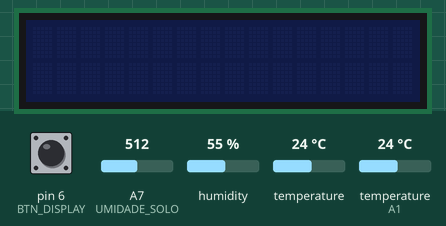
Bench run of a sketch on a simulated Arduino Mega 2560, built with avr-gcc and run on an emulated ATmega2560. Shown: 16×2 character LCD. The test bench sets the inputs (shaded band); at power-on: pin 6 (BTN_DISPLAY) LOW, A7 (UMIDADE_SOLO) = 512, humidity 55 %, temperature 24 °C, temperature (sensor on A1) 24 °C.

Above: at 1.2 s.
1.3 s: pin 6 (BTN_DISPLAY) pulled HIGH for 0.15 s
At 2.8 s:
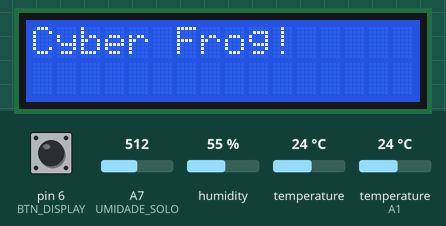
At 5.3 s:
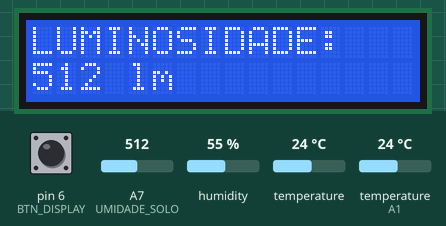
Timing chart, 0 to 6.8 s (numbered marks = the images above; inputs shaded):
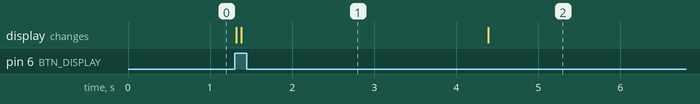

The sketch:

CyberFrog.ino
```cpp
#include <Adafruit_BMP085.h>
#include <Wire.h>
#include <dht.h>
#include <LiquidCrystal.h>
#include <SoftwareSerial.h>

#define BTN_DISPLAY 6
#define LCD_DISPLAY 7
#define LUMINOSIDADE A0
#define TEMP_UMI A1
#define UMIDADE_SOLO A7
#define VENTO A3

// em cm
#define DIAMETRO 9

dht DHT;
Adafruit_BMP085 bmp180;

//Inicializando as portas de dados do display
LiquidCrystal lcd(12, 11, 5, 4, 3, 2);

void setup() {
  pinMode(LUMINOSIDADE, INPUT);
  pinMode(TEMP_UMI, INPUT);
  pinMode(UMIDADE_SOLO, INPUT);
  pinMode(VENTO, INPUT);
  pinMode(BTN_DISPLAY, INPUT);
  pinMode(LCD_DISPLAY, OUTPUT);

  // impressao em porta USB
  Serial.begin(9600);
  // impressao em porta bluetooth
  Serial1.begin(9600);

  bmp180.begin();
  digitalWrite(LCD_DISPLAY, LOW);
}

void loop() {
  DHT.read11(TEMP_UMI);

  int umidade;
  umidade = analogRead(UMIDADE_SOLO);
  umidade = map(umidade, 1023, 0, 0, 100);

  if (Serial1.available()) {
    char x = Serial1.read();
    Serial.println("Qualquer coisa");

    if (x == 'f') {
      String text = "@";
      text += analogRead(LUMINOSIDADE);
      text += ";";
      text += DHT.temperature;
      text += ";";
      text += bmp180.readTemperature();
      text += ";";
      text += DHT.humidity;
      text += ";";
      text += umidade;
      text += ";";
      text += bmp180.readPressure();
      text += "#";
      Serial1.println(text);
    }
  }


  if (digitalRead(BTN_DISPLAY) == HIGH) {
    lcd.begin(16, 2);
    digitalWrite(LCD_DISPLAY, HIGH);

    // Print a message to the LCD.
    lcd.print("Cyber Frog!");
    delay(3000);

    lcd.clear();
    lcd.setCursor(0, 0);
    lcd.print("LUMINOSIDADE: ");
    lcd.setCursor(0, 1);
    lcd.print(analogRead(LUMINOSIDADE));
    lcd.print(" lm");

    delay(5000);
    lcd.clear();

    lcd.setCursor(0, 0);
    lcd.print("TEMPERATURA INT: ");
    lcd.setCursor(0, 1);
    lcd.print(DHT.temperature);
    lcd.print(" C");

    delay(5000);
    lcd.clear();

    lcd.setCursor(0, 0);
    lcd.print("TEMPERATURA: ");
    lcd.setCursor(0, 1);
    lcd.print(bmp180.readTemperature());
    lcd.print(" C");

    delay(5000);
    lcd.clear();

    lcd.setCursor(0, 0);
    lcd.print("UMIDADE: ");
    lcd.setCursor(0, 1);
    lcd.print(DHT.humidity);
    lcd.print(" %");

    delay(5000);
    lcd.clear();

    lcd.setCursor(0, 0);
    lcd.print("UMIDADE SOLO: ");
    lcd.setCursor(0, 1);
    lcd.print(umidade);
    lcd.print(" %");

    delay(5000);
    lcd.clear();

    lcd.setCursor(0, 0);
    lcd.print("PRESSAO ATM: ");
    lcd.setCursor(0, 1);
    lcd.print(bmp180.readPressure());
    lcd.print(" pa");

    delay(5000);

  }else{
    lcd.noDisplay();
    digitalWrite(LCD_DISPLAY, LOW);
  }
}
```

Measured:
- after the input at 1.3 s, the display: first changes at once (image 1 shows a later state)
